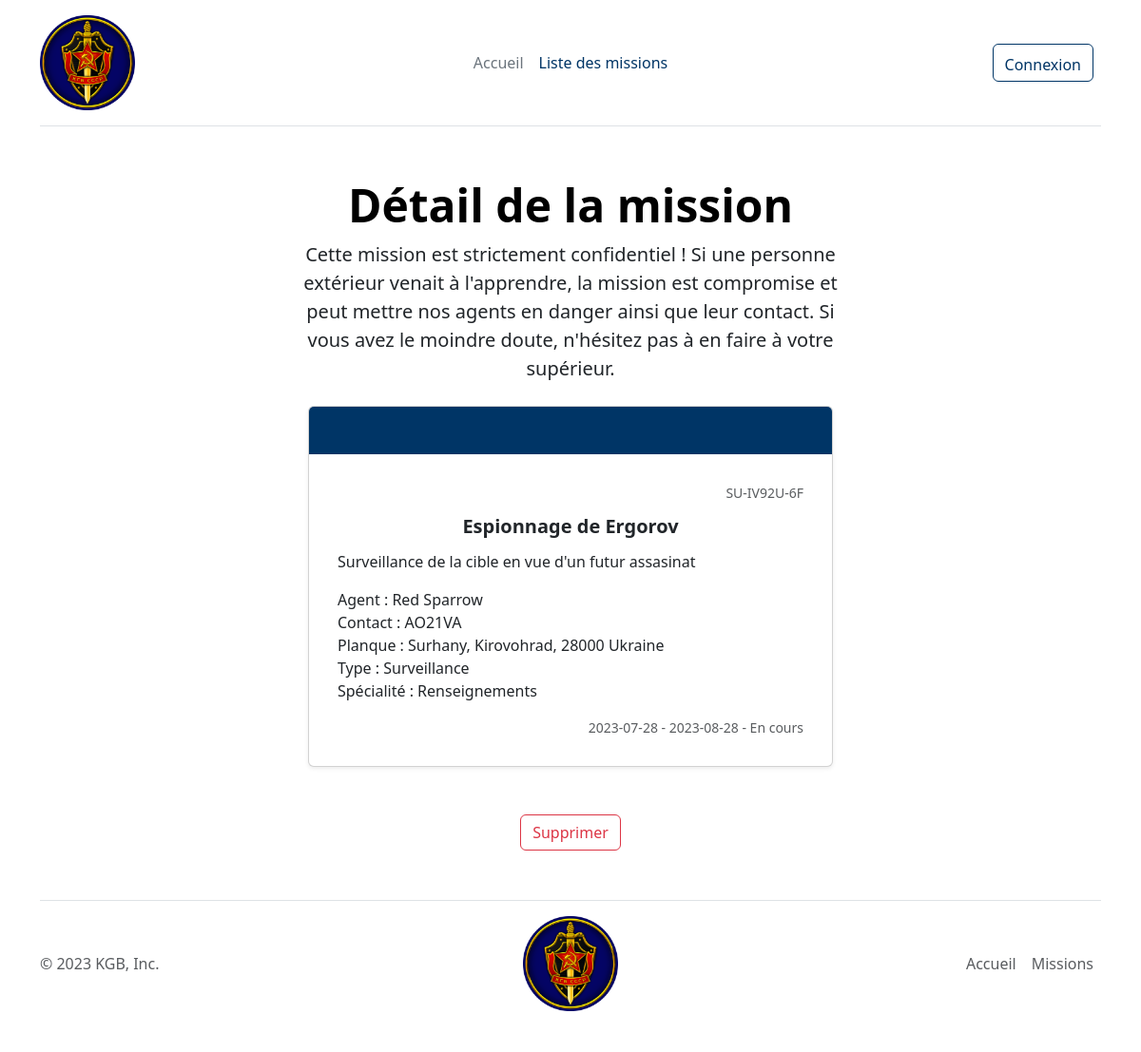
Screenshot of /index.php?controller=missions&action=show&id=5 with the database file from the repository.
### tables this page shows
CREATE TABLE missions 
(
    id_mission INT PRIMARY KEY AUTO_INCREMENT,
    id_admin INT NOT NULL,
    title VARCHAR(50) NOT NULL,
    description TEXT NOT NULL,
    name_code_mission VARCHAR(50) NOT NULL,
    country VARCHAR(50) NOT NULL,
    type_of_mission VARCHAR(50) NOT NULL,
    statut VARCHAR(50) NOT NULL,
    number_of_hideout INT NOT NULL,
    speciality VARCHAR(50) NOT NULL,
    start_date DATE,
    end_date DATE,
    identification_code VARCHAR(50), 
    code_name_target VARCHAR(50),
    code_name_contact VARCHAR(50),
    adress VARCHAR(255)
);

### index.php (called while the page is built, shortened)
<?php
$controller = new Controller();
$controller->route();
?>

### App/Repository/missionsRepository.php (called while the page is built, shortened)
<?php
class missionsRepository
{
    public function findOneById(int $id_mission)
    {
        $mysql = Mysql::getInstance();
        $pdo = $mysql->getPDO();
        $query = $pdo->prepare('SELECT * FROM missions WHERE id_mission = :id_mission');
        $query->bindValue(':id_mission', $id_mission, $pdo::PARAM_INT);
        $query->execute();
        $mission = $query->fetch($pdo::FETCH_ASSOC);
        $missionEntity = new Missions();
        foreach ($mission as $key => $value) {
            $missionEntity->{'set'.StringTools::toPascalCase($key) }($value);
        }
        return $missionEntity;
    }
}

### App/Tools/stringTools.php (called while the page is built, shortened)
<?php
class StringTools
{
    public static function toCamelCase($value, $pascalCase = false){
        $value = ucwords(str_replace(array('-', '_'), ' ', $value));
        $value = str_replace(' ', '', $value);
        if ($pascalCase === false) {
            return lcfirst($value);
        } else {
            return $value;
        }
    }
    public static function toPascalCase($value){
        return self::toCamelCase($value, true);
    }
}

### App/Entity/missions.php (called while the page is built, shortened)
<?php
class Missions
{
    protected string $title;
    protected string $description;
    protected string $name_code_mission;
    protected string $country;
    protected string $type_of_mission;
    protected string $statut;
    protected string $speciality;
    protected string $start_date;
    protected string $end_date;
    protected string $identification_code;
    protected string $code_name_contact;
    protected string $adress;
    public function setIdMission(?int $id_mission): self
    {
        return $this;
    }
    public function setIdAdmin(int $id_admin): self
    {
        return $this;
    }
    public function getTitle(): string
    {
        return $this->title;
    }
    public function setTitle(string $title): self
    {
        $this->title = $title;
        return $this;
    }
    public function getDescription(): string
    {
        return $this->description;
    }
    public function setDescription(string $description): self
    {
        $this->description = $description;
        return $this;
    }
    public function getNameCodeMission(): string
    {
        return $this->name_code_mission;
    }
    public function setNameCodeMission(string $name_code_mission): self
    {
        $this->name_code_mission = $name_code_mission;
        return $this;
    }
    public function getCountry(): string
    {
        return $this->country;
    }
    public function setCountry(string $country): self
    {
        $this->country = $country;
        return $this;
    }
    public function getTypeOfMission(): string
    {
        return $this->type_of_mission;
    }
    public function setTypeOfMission(string $type_of_mission): self
    {
        $this->type_of_mission = $type_of_mission;
        return $this;
    }
    public function getStatut(): string
    {
        return $this->statut;
    }
    public function setStatut(string $statut): self
    {
        $this->statut = $statut;
        return $this;
    }
    public function setNumberOfHideout(INT $number_of_hideout): self
    {
        return $this;
    }
    public function getSpeciality(): string
    {
        return $this->speciality;
    }
    public function setSpeciality(string $speciality): self
    {
        $this->speciality = $speciality;
        return $this;
    }
    public function getStartDate(): string
    {
        return $this->start_date;
    }
    public function setStartDate(string $start_date): self
    {
        $this->start_date = $start_date;
        return $this;
    }
    public function getEndDate(): string
    {
        return $this->end_date;
    }
    public function setEndDate(string $end_date): self
    {
        $this->end_date = $end_date;
        return $this;
    }
    public function getIdentificationCode(): string
    {
        return $this->identification_code;
    }
    public function setIdentificationCode(string $identification_code): self
    {
        $this->identification_code = $identification_code;
        return $this;
    }
    public function getCodeNameContact(): string
    {
        return $this->code_name_contact;
    }
    public function setCodeNameContact(string $code_name_contact): self
    {
        $this->code_name_contact = $code_name_contact;
        return $this;
    }
    public function setCodeNameTarget(string $code_name_target): self
    {
        return $this;
    }
    public function getAdress(): string
    {
        return $this->adress;
    }
    public function setAdress(string $adress): self
    {
        $this->adress = $adress;
        return $this;
    }
}

### templates/missions/show.php (the view, shortened to what this page needs)
<?php  require_once _ROOTPATH_.'\templates\header.php';
?>
<div class="px-4 py-1 my-5 text-center">
  <h1 class="display-5 fw-bold text-body-emphasis">Détail de la mission</h1>
    <div class="col-lg-6 mx-auto">
      <p class="lead mb-4">Cette mission est strictement confidentiel ! Si une personne extérieur venait à l'apprendre, la mission est compromise et peut mettre nos agents en danger ainsi que leur contact. Si vous avez le moindre doute, n'hésitez pas à en faire à votre supérieur.</p>
  <div class="container">
      <div class="row row-cols-1 row-cols-sm-2 row-cols-md-1 g-1">
        <div class="col">
          <div class="card shadow-sm">
            <svg class="bd-placeholder-img card-img-top" width="100%" height="50" xmlns="http://www.w3.org/2000/svg" role="img" aria-label="Espace réservé&nbsp;: Vignette" preserveAspectRatio="xMidYMid slice" focusable="false"><rect width="100%" height="100%" fill="#003566"></rect></svg>
              <div class="card-body">
                <div class="d-flex justify-content-end align-items-center">
                  <small class="text-body-secondary"><?=$mission->getNameCodeMission(); ?></small>
                </div>
                  <p class="card-title text-center"><?=$mission->getTitle(); ?></p>
                  <p class="text-start"><?=$mission->getDescription(); ?></p>
                  <p class="text-start">
                    Agent : <?=$mission->getIdentificationCode(); ?> <br>
                    Contact : <?=$mission->getCodeNameContact(); ?> <br>
                    Planque : <?=$mission->getAdress(); ?> <?=$mission->getCountry(); ?> <br>
                    Type : <?=$mission->getTypeOfMission()?> <br>
                    Spécialité : <?= $mission->getSpeciality(); ?><br>
                  </p>
                <div class="d-flex justify-content-end align-items-center">
                  <small class="text-body-secondary"><?=$mission->getStartDate();?> - <?=$mission->getEndDate(); ?> - <?=$mission->getStatut(); ?></small>
                </div>
              </div>
          </div>
        </div>
      </div>
    </div>
  </div>
    <a href="/missions/delete?id=<?php $mission->getIdMission(); ?>" onclick="return confirm('Voulez-vous vraiment supprimer cette mission ?')" class="btn btn-outline-danger">Supprimer</a>
<?php  require_once _ROOTPATH_.'\templates\footer.php'; ?>

### assets/CSS/style.css (style rules this page uses)
.card-body { padding: 30px; }
.card-title { margin: 10px; font-size: 20px; font-weight: bold; text-align: center; }
.container { margin-bottom: 50px; }

### rows the page displays
missions: name_code_mission "SU-IV92U-6F", title "Espionnage de Ergorov", description "Surveillance de la cible en vue d'un futur assasinat", identification_code "Red Sparrow", code_name_contact "AO21VA", adress "Surhany, Kirovohrad, 28000", country "Ukraine", type_of_mission "Surveillance", speciality "Renseignements", start_date "2023-07-28", end_date "2023-08-28", statut "En cours"
